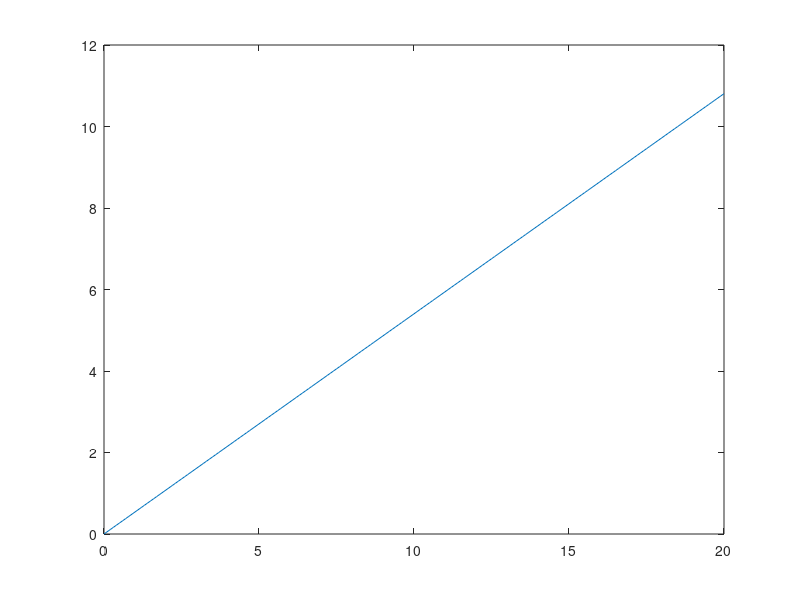
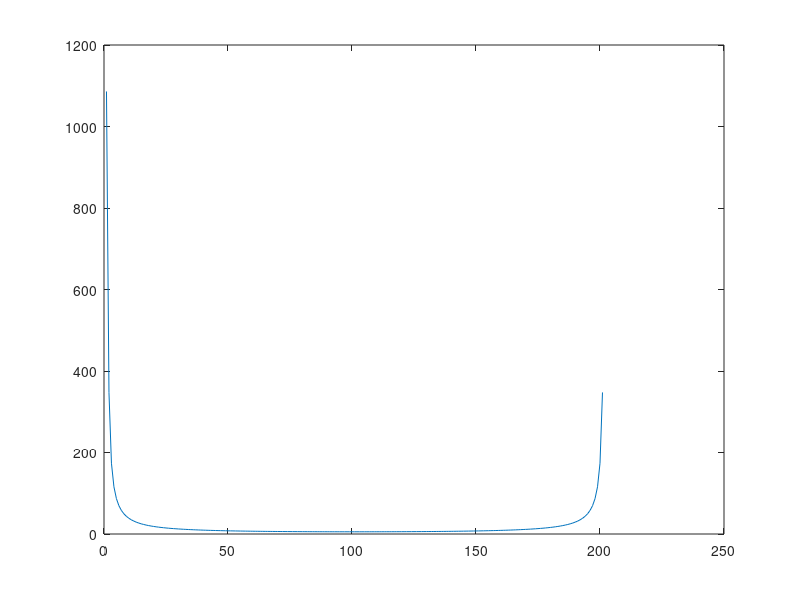
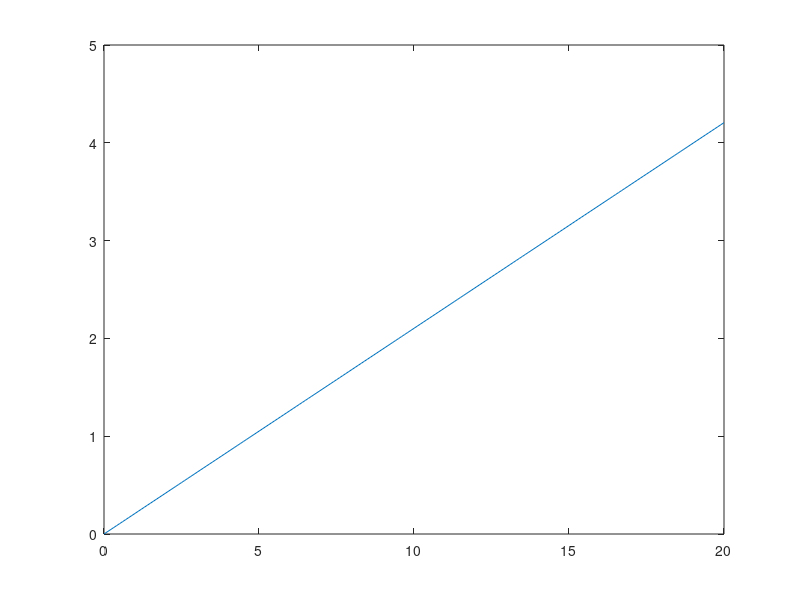
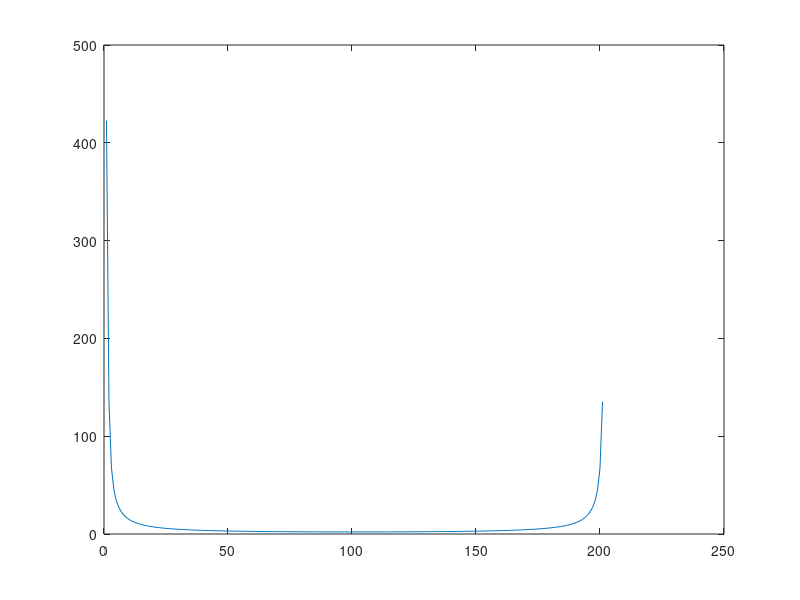

Source code (MATLAB) for these figures, in order:
%% Time Series Week 15 2021/6/4
clear;clc;close all
t = 0:0.1:20;
y = 0;
for i = 0:10
    y = y + (cos(2*i+1)*t)/(2*i+1);
    figure
    plot(t,y)
    z = fft(y);
    figure
    plot(abs(z))
end
y = 0;

for i = 0:10
    y = y + cos((2*i+1)*t)/(2*i+1);
    figure
    plot(t,y)
    z = fft(y);
    figure
    plot(abs(z))
end